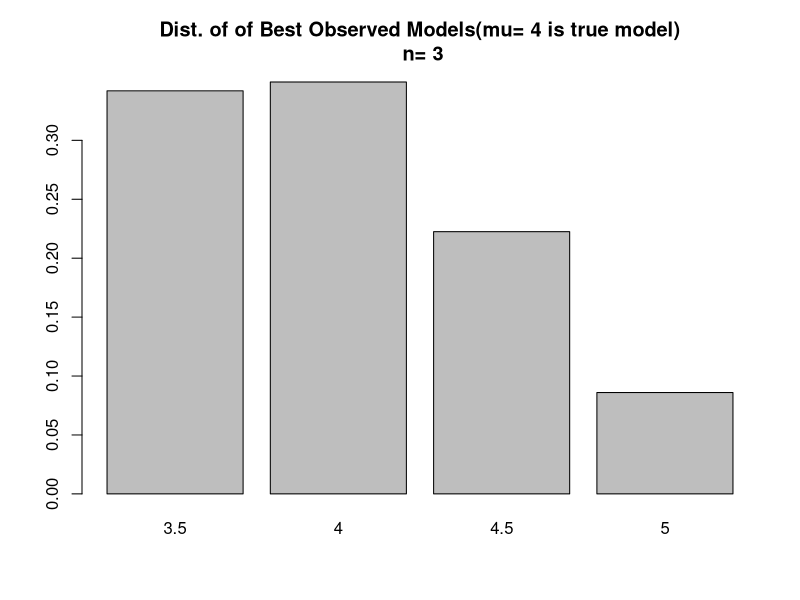
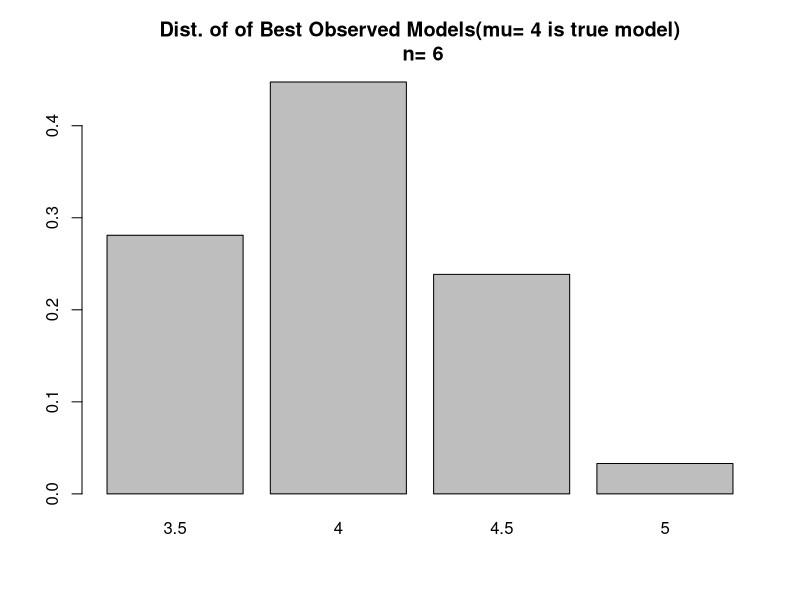
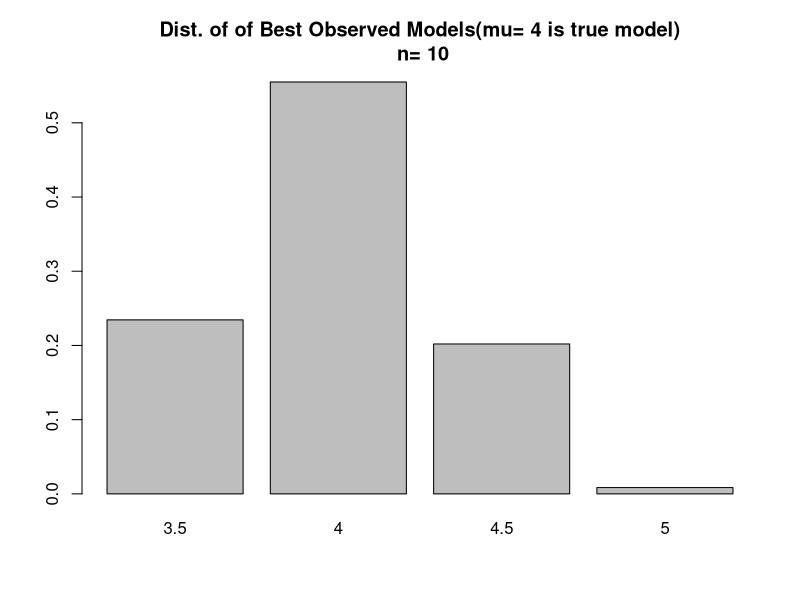
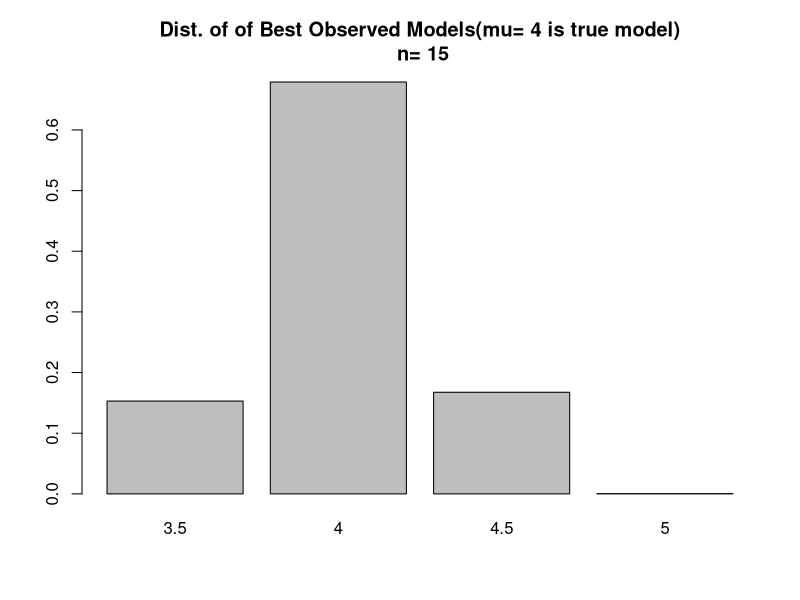
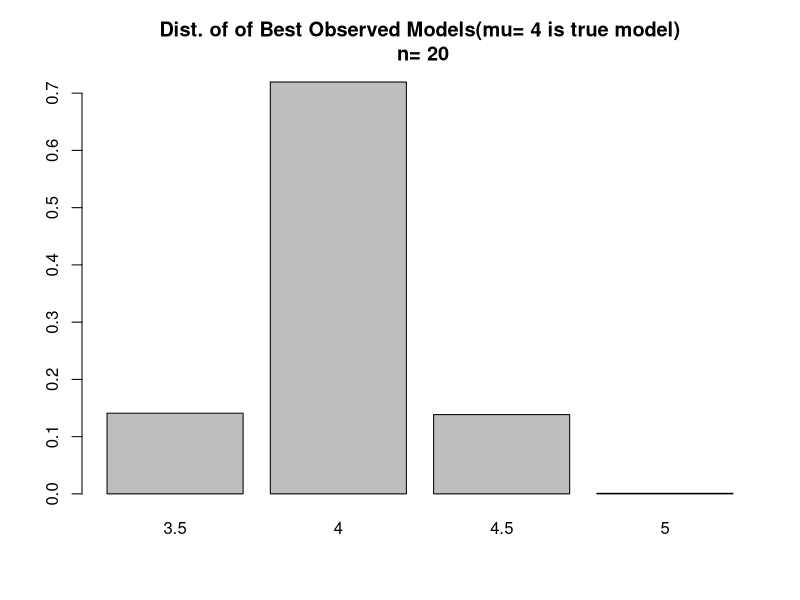
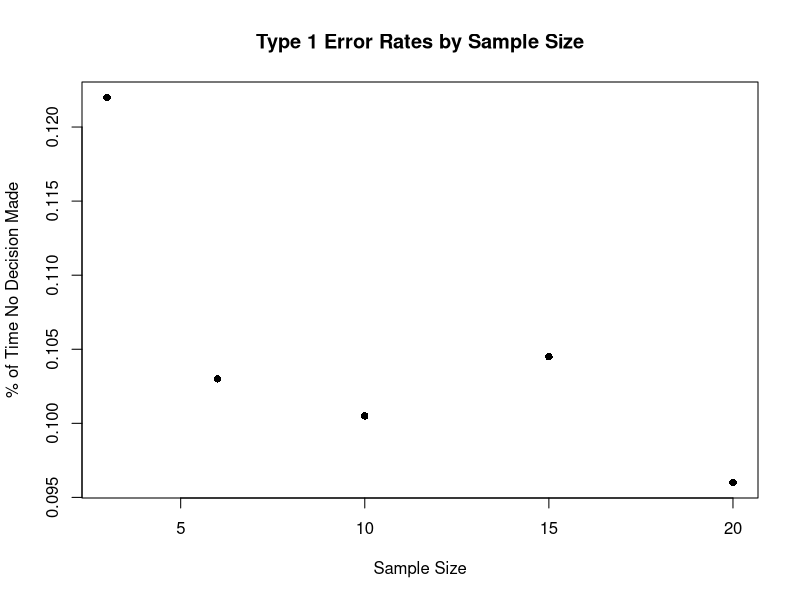
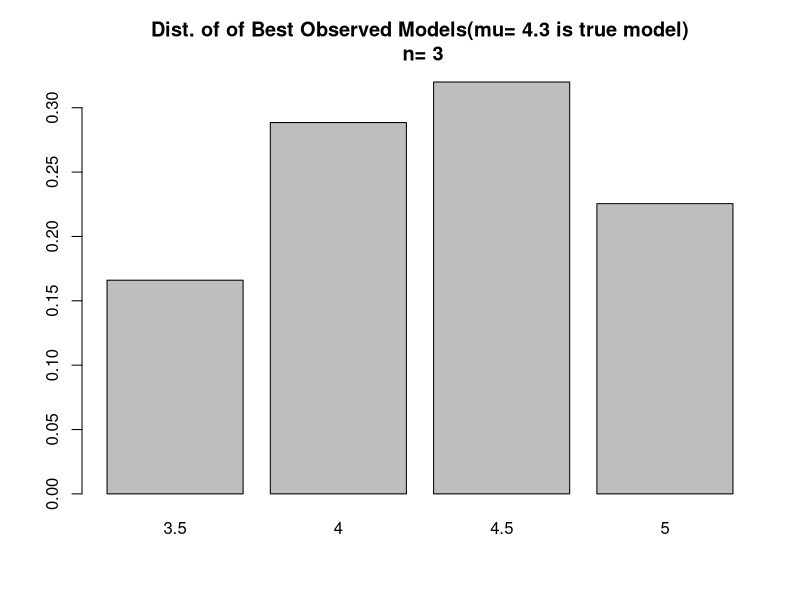
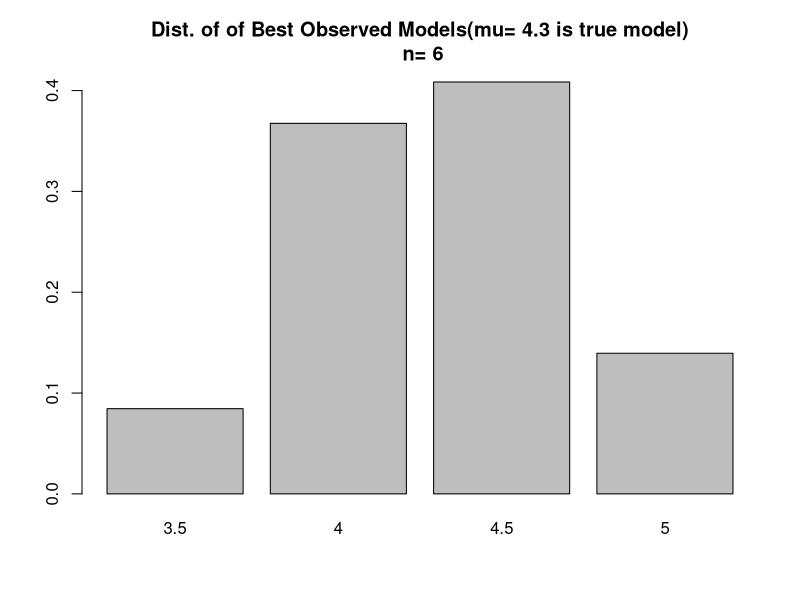

Write the R code that produced these figures, in order.
#####################################################################
#                       Description
#####################################################################

# This script assesses asymptotic error probabilities for ECIC
# for a model set of three normal distributions with means
# 2.5, 4, and 5 (with known variance=1)
# We simulate 2 scenarios:
# Scenario #1: The true mean is 4 
# Scenario #2: The true mean is 4.3
# The purpose of this simulation study is to hopefully demonstrate that
# both the type 1 error rate (false positive rate) remains less than 
# or equal to a pre-specified value for all selected sample sizes and
# asymptotically approaches zero for both scenario #1 (true model 
# exists in the model set) and scenario #2 (true model does not 
# exist in the model set)
# Note that we will use a simplified version of ECIC since we will
# take the parameters for each model to be fixed and
# thus do not need to undergo MLE estimation and correction as in the
# original algorithm

#####################################################################
#                       Functions
#####################################################################

# compute the log likelihood for a normal distribution with fixed sigma
# LL=-n/2*log(2\pi)-n/2*log(\sigma^2)-1/(2\sigma^2)\sum(x_j-\mu)^2
LLNorm <- function(dat,mu)
{
  # since sigma is fixed, we only need the third term in the LL
  sumOfSq <- sum((dat-mu)^2)
  LL <- -1*sumOfSq
  return(LL)
}

# a general function for computing the DGOF
DGOFGenComp <- function(ICScores)
{
  DGOF <- min(ICScores)-min(ICScores[-which.min(ICScores)])
  return(DGOF)
}

# compute the difference in goodness of fit statistic for the DGOF simulation
# in step 4c of ECIC
DGOFSimComp <- function(ICScores,MbInd)
{
  DGOF <- ICScores[MbInd] - min(ICScores[-MbInd])
  return(DGOF)
}

#####################################################################
#                      Load Packages/Data Generation
#####################################################################

# store parameters for the model set 
M <- c(3.5,4,4.5,5)
sig=1
# store the cardinality of the model set
MLen <- length(M)
# Create 2 lists of matrices that hold data generated from
# a normal distribution
# the first list will possess data generated from a normal distribution
# with mu=4 and the second with mu=4.3
# Each element of each list will correspond to different sample sizes (see ns below)
# store the true parameter for scenario #1 and scenario #2
trueMu1 <- 4
trueMu2 <- 4.3
# set different sample sizes
ns <- c(3,6,10,15,20) # 15,20
# store the cardinality of the sample sizes
nsLen <- length(ns)
# set the number of draws for each sample size
noDraws <- 2000
datList1 <- list()
datList2 <- list()
set.seed(222)
for(i in 1:nsLen)
{
  tempN <- ns[i]
  # simulate for model set 1
  # draw from a normal dist with current n & p
  tempDraws <- rnorm(n=tempN*noDraws,mean=trueMu1,sd=sig)
  # convert vector of draws into a matrix of multiple draws
  tempDraws <- matrix(data=tempDraws,nrow=tempN,ncol=noDraws)
  # store matrix as the draws that are each of sample size tempN
  datList1[[i]] <- tempDraws
  colnames(datList1[[i]]) <- paste("Draw",1:noDraws,sep="")
  # simulate for model set 2
  # draw from a normal dist with current n & p
  tempDraws <- rnorm(n=tempN*noDraws,mean=trueMu2,sd=sig)
  # convert vector of draws into a matrix of multiple draws
  tempDraws <- matrix(data=tempDraws,nrow=tempN,ncol=noDraws)
  # store matrix as the draws that are each of sample size tempN 
  datList2[[i]] <- tempDraws
  colnames(datList2[[i]]) <- paste("Draw",1:noDraws,sep="")
}
# set names for datLists
names(datList1) <- paste("True mu=",trueMu1,",n=",ns,sep="")
names(datList2) <- paste("True mu=",trueMu2,",n=",ns,sep="")

#####################################################################
#                      Run Study for Scenario 1
#####################################################################

# ECIC step #1
# compute the IC under each model in the model set for each sample size
ICComps <- list()
for(i in 1:nsLen)
{
  # MLenXnoDraws matrix holding the IC value for the 3 models for each draw
  tempMat <- matrix(NA,nrow=MLen,ncol=noDraws)
  for(j in 1:MLen)
  {
    tempICs <- -1*apply(X=datList1[[i]],MARGIN=2,FUN=function(x) LLNorm(x,mu=M[j]))
    tempMat[j,] <- tempICs
  }
  ICComps[[i]] <- tempMat
  # columns are draws and rows are the IC evaluated under different parameter values
  rownames(ICComps[[i]]) <- paste("IC Under mu=",M,sep="")
  colnames(ICComps[[i]]) <- paste("Draw",1:noDraws,sep="")
}
names(ICComps) <- paste("True mu=",trueMu1,",Draws of n=",ns,sep="")

# ECIC step #2
# apply which.min(x) across each column of each matrix in the ICComps list 
# to determine the observed best models
# note 1 corresponds to mu=0.5, 2 to mu=0.65, and 3 to 0.75
# list of length nsLen of 3XnoDraws vectors in each element that holds the lowest 
# IC score for each draw of each sample size
MbList <- list()
for(i in 1:nsLen)
{
  MbList[[i]] <- apply(X=ICComps[[i]],MARGIN=2,FUN=function(x) M[which.min(x)])
}
names(MbList) <- paste("Draws of n=",ns,",Mbs",sep="")

# make barplots for the percentage of the time each model was chosen as best for each sample size
for(i in 1:nsLen)
{
  # get the frequencies of models selected as best
  tempTable <- table(MbList[[i]])
  barplot(tempTable/noDraws,main=paste("Dist. of of Best Observed Models(mu=",trueMu1,"is true model)\n n=",ns[i]))
}

# list to store the observed best DGOF for each draw of each sample size
obsDGOFs <- list() 
# ECIC step #3
# compute the observed DGOFs
for(i in 1:nsLen)
{
  # compute the observed DGOFs for each draw of each sample size
  obsDGOFs[[i]] <- apply(X=ICComps[[i]],MARGIN=2,FUN=function(x) DGOFGenComp(x))
}
names(obsDGOFs) <- paste("Draws of n=",ns,",Observed DGOFs",sep="")

# sample size for estimating the probability of choosing the observed best model under the assumption an
# alternative model is true
N1 <- 2000
# sample size for simulating the DGOF distribution under the assumption that an alternative model is true
N2 <- 4000
# pre-specified type-1 error rate
alpha <- 0.05

# compute data from simulated models in ECIC step #4 in 
# advance to ease computational burden
# simDat1List holds the datasets to estimate \hat{\pi_i}=P_i(g(F)=M_b)
# simDat2List holds the datasets to estimate the DGOF distributions \Delta f_i
simDat1List <- list()
simDat2List <- list()
# initialize the above lists' elements as lists
for(i in 1:nsLen)
{
  simDat1List[[i]] <- list()
  simDat2List[[i]] <- list()
}

set.seed(19)
# simulate data for each sample size and probability in the model set
for(i in 1:nsLen) # i indexes sample sizes,
{
  tempN <- ns[i]
  for(j in 1:MLen) #  j indexes the assumed true probability
  {
    simDat1List[[i]][[j]] <- rnorm(n=tempN*N1,mean=M[j],sd=sig)
    simDat1List[[i]][[j]] <- matrix(data=simDat1List[[i]][[j]],nrow=tempN,ncol=N1)
    colnames(simDat1List[[i]][[j]]) <- paste("Draw",1:N1,sep="")
    simDat2List[[i]][[j]] <- rnorm(n=tempN*N2,mean=M[j],sd=sig)
    simDat2List[[i]][[j]] <- matrix(data=simDat2List[[i]][[j]],nrow=tempN,ncol=N2)
    colnames(simDat2List[[i]][[j]]) <- paste("Draw",1:N2,sep="")
  }
  names(simDat1List[[i]]) <- paste("True mu=",M,sep="")
  names(simDat2List[[i]]) <- paste("True mu=",M,sep="")
}
names(simDat1List) <- paste("Draws of n=",ns)
names(simDat2List) <- paste("Draws of n=",ns)

# each element in these lists will hold matrices of the -LL's under the 
# probabilities in the model sets for all draws of each sample size and 
# generating probability
ICsSimDat1 <- list()
ICsSimDat2 <- list()
# initialize the above lists' elements as lists 
for(i in 1:nsLen)
{
  ICsSimDat1[[i]] <- list()
  ICsSimDat2[[i]] <- list()
}

for(i in 1:nsLen) # i indexes sample sizes
{
  tempN <- ns[i]
  for(j in 1:MLen) # j indexes the assumed true probability 
  {
    # MLenXN1 matrix to store -LL's 
    tempMat1 <- matrix(NA,nrow=MLen,ncol=N1)
    colnames(tempMat1) <- paste("Draw",1:N1,sep="")
    # MLenXN2 matrix to store -LL's 
    tempMat2 <- matrix(NA,nrow=MLen,ncol=N2)
    colnames(tempMat2) <- paste("Draw",1:N2,sep="")
    tempDraws1 <- simDat1List[[i]][[j]] 
    tempDraws2 <- simDat2List[[i]][[j]] 
    for(k in 1:MLen) # compute -LL's under different parameters in the model set
    {
      tempICs1 <- -1*apply(X=tempDraws1,MARGIN=2,FUN=function(x) LLNorm(x,mu=M[k]))
      tempICs2 <- -1*apply(X=tempDraws2,MARGIN=2,FUN=function(x) LLNorm(x,mu=M[k]))
      tempMat1[k,] <- tempICs1
      tempMat2[k,] <- tempICs2
    }
    ICsSimDat1[[i]][[j]] <- tempMat1
    ICsSimDat2[[i]][[j]] <- tempMat2
    rownames(ICsSimDat1[[i]][[j]]) <- paste("-LL Under mu=",M,sep="")
    rownames(ICsSimDat2[[i]][[j]]) <- paste("-LL Under mu=",M,sep="")
  }
  names(ICsSimDat1[[i]]) <- paste("True mu=",M,sep="")
  names(ICsSimDat2[[i]]) <- paste("True mu=",M,sep="")
}
names(ICsSimDat1) <- paste("Draws of n=",ns,sep="")
names(ICsSimDat2) <- paste("Draws of n=",ns,sep="")

# determine the model with the minimum IC for each set of draws
minICList <- list()
for(i in 1:nsLen)
{
  minICList[[i]] <- list()
}

for(i in 1:nsLen) # i indexes sample size
{
  for(j in 1:MLen) # j indexes assumed true parameter
  {
    minICList[[i]][[j]] <- apply(ICsSimDat1[[i]][[j]],MARGIN=2,FUN=function(x) M[which.min(x)])
  }
  names(minICList[[i]]) <- paste("True mu=",M,sep="")
}
names(minICList) <- paste("Draws of n=",ns,sep="")

# create a list of matrices that hold P_i(g(F)=M_b)
piHatList <- list()
for(i in 1:nsLen) # indexes the sample size
{
  tempMat <- matrix(data=NA,nrow=MLen,ncol=MLen)
  rownames(tempMat) <- paste("true mu=",M,sep="")
  colnames(tempMat) <- paste("% of time mu=",M," observed best ",sep="")
  for(j in 1:MLen) # indexes the true generating probability
  {
    for(k in 1:MLen) # indexes the times that the kth prob is selected as best
    {
      tempMat[j,k] <- sum(minICList[[i]][[j]]==M[k])/N1
    }
  }
  piHatList[[i]] <- tempMat
}
names(piHatList) <- paste("Draws of n=",ns,sep="")

# list to store the quantiles from alpha/P(Mb=M)
tauHatList <- list()
for(i in 1:nsLen)
{
  tauHatList[[i]] <- list()
}

for(i in 1:nsLen)
{
  tempMat <- piHatList[[i]]
  tempMat <- alpha/tempMat
  # if alpha/pi_hat >1, adjusted the value down to 1
  tempMat[tempMat>1] <- 1
  colnames(tempMat) <- paste("tauth percentile using (mu=",M," observed best) ",sep="")
  tauHatList[[i]] <- tempMat
}
names(tauHatList) <- paste("Draws of n=",ns,sep="")

# compute the DGOF distributions as in step 4c) of ECIC
DGOFList <- list()
for(i in 1:nsLen)
{
  DGOFList[[i]] <- list()
}

for(i in 1:nsLen) # index the sample size
{
  for(j in 1:MLen) # index the true generating mean
  {
    tempDat <- ICsSimDat2[[i]][[j]]
    # matrix to store the DGOF distributions under the assumption that model k is
    # the observed best index
    tempMat <- matrix(NA,nrow=MLen,ncol=N2)
    colnames(tempMat) <- paste("Draw",1:N2,sep="")
    for(k in 1:MLen) #index the model assumed to be best (fix Mbs)
    {
      tempDGOFs <- apply(tempDat,MARGIN=2,FUN=function(x) DGOFSimComp(x,MbInd=k))
      tempMat[k,] <- tempDGOFs # store row as DGOF distribution
    }
    DGOFList[[i]][[j]] <- tempMat
    rownames(DGOFList[[i]][[j]]) <- paste("DGOFs,M_b=",M,sep="")
  }
  names(DGOFList[[i]]) <- paste("True mu=",M,sep="")
}
names(DGOFList) <- paste("Draws of n=",ns,sep="")

# ECIC steps #4 and #5
# go through each of the alternative models, assume they are true, and compute quantiles
# i indexes sample size, j indexes models in the alternative set, and k indexes models in the full set
# list to store accept or reject decisions by sample size
aorRList <- list()
# list to store the decision thresholds
thresholds <- list()

for(i in 1:nsLen) # index sample size
{
  tempAorRVec <- rep(NA,noDraws)
  tempMatrix <- matrix(NA,nrow=noDraws,ncol=MLen-1) 
  for(j in 1:noDraws) #go through each draw for each sample size and perform ECIC
  {
    # identify the observed best model
    tempMbInd <- which(M==MbList[[i]][j])
    # identify the observed DGOF
    tempObsDGOF <- obsDGOFs[[i]][j]
    # identify the alternative models
    altModels <- M[-tempMbInd]
    tempDGOFQuantiles <- rep(NA,MLen-1)
    for(k in 1:(MLen-1)) # assume k is index for the true model
    {
      # now just retrieve the quantile and DGOF distribution
      # to compare it to the observed DGOF
      curAltModel <- altModels[k]
      curAltModelInd <- which(M==curAltModel)
      tempTau <- tauHatList[[i]][curAltModelInd,tempMbInd]
      tempDGOFs <- DGOFList[[i]][[curAltModelInd]][tempMbInd,]
      if(length(tempDGOFs[tempDGOFs<0])>0)
        tempDGOFQuantiles[k] <- quantile(tempDGOFs[tempDGOFs<0],probs=tempTau)
      else
        tempDGOFQuantiles[k] <- max(tempDGOFs)
    }
    tempMatrix[j,] <- tempDGOFQuantiles
    # take the alternative model quantile estimates
    tempFinQuantile <- min(tempDGOFQuantiles)
    # store 1 if observed model is chosen as best and 0 otherwise
    tempAorRVec[j] <- ifelse(test=tempObsDGOF<=tempFinQuantile,yes=1,no=0)
  }
  thresholds[[i]] <- tempMatrix
  aorRList[[i]] <- tempAorRVec
  print(i)
}

# assess observed best model with ECIC choice
assessList <- list()
for(i in 1:nsLen)
{
  assessList[[i]] <- rbind(MbList[[i]],aorRList[[i]])
}

# take a look at type 1 error rate
# subset assess list by only when a decision was made i.e. second row = 1
decAssessList <- lapply(X=assessList,FUN=function(x) x[,x[2,]==1])
# compute type 1 error rate
t1ErrorRates <- sapply(X=decAssessList,FUN=function(x) sum(x[1,]!=trueMu1)/noDraws)
plot(x=ns,y=t1ErrorRates,main="Type 1 Error Rates by Sample Size",
     xlab="Sample Size",ylab="% of Time No Decision Made",pch=16)

#####################################################################
#                      Run Study for Scenario 2
#####################################################################

# ECIC step #1
# compute the IC under each model in the model set for each sample size
ICComps <- list()
for(i in 1:nsLen)
{
  # MLenXnoDraws matrix holding the IC value for the 3 models for each draw
  tempMat <- matrix(NA,nrow=MLen,ncol=noDraws)
  for(j in 1:MLen)
  {
    tempICs <- -1*apply(X=datList2[[i]],MARGIN=2,FUN=function(x) LLNorm(x,mu=M[j]))
    tempMat[j,] <- tempICs
  }
  ICComps[[i]] <- tempMat
  # columns are draws and rows are the IC evaluated under different parameter values
  rownames(ICComps[[i]]) <- paste("IC Under mu=",M,sep="")
  colnames(ICComps[[i]]) <- paste("Draw",1:noDraws,sep="")
}
names(ICComps) <- paste("True mu=",trueMu2,",Draws of n=",ns,sep="")

# ECIC step #2
# apply which.min(x) across each column of each matrix in the ICComps list 
# to determine the observed best models
# note 1 corresponds to mu=0.5, 2 to mu=0.65, and 3 to 0.75
# list of length nsLen of 3XnoDraws vectors in each element that holds the lowest 
# IC score for each draw of each sample size
MbList <- list()
for(i in 1:nsLen)
{
  MbList[[i]] <- apply(X=ICComps[[i]],MARGIN=2,FUN=function(x) M[which.min(x)])
}
names(MbList) <- paste("Draws of n=",ns,",Mbs",sep="")

# make barplots for the percentage of the time each model was chosen as best for each sample size
for(i in 1:nsLen)
{
  # get the frequencies of models selected as best
  tempTable <- table(MbList[[i]])
  barplot(tempTable/noDraws,main=paste("Dist. of of Best Observed Models(mu=",trueMu2,"is true model)\n n=",ns[i]))
}

# list to store the observed best DGOF for each draw of each sample size
obsDGOFs <- list() 
# ECIC step #3
# compute the observed DGOFs
for(i in 1:nsLen)
{
  # compute the observed DGOFs for each draw of each sample size
  obsDGOFs[[i]] <- apply(X=ICComps[[i]],MARGIN=2,FUN=function(x) DGOFGenComp(x))
}
names(obsDGOFs) <- paste("Draws of n=",ns,",Observed DGOFs",sep="")

# sample size for estimating the probability of choosing the observed best model under the assumption an
# alternative model is true
N1 <- 2000
# sample size for simulating the DGOF distribution under the assumption that an alternative model is true
N2 <- 4000
# pre-specified type-1 error rate
alpha <- 0.05

# compute data from simulated models in ECIC step #4 in 
# advance to ease computational burden
# simDat1List holds the datasets to estimate \hat{\pi_i}=P_i(g(F)=M_b)
# simDat2List holds the datasets to estimate the DGOF distributions \Delta f_i
simDat1List <- list()
simDat2List <- list()
# initialize the above lists' elements as lists
for(i in 1:nsLen)
{
  simDat1List[[i]] <- list()
  simDat2List[[i]] <- list()
}

set.seed(19)
# simulate data for each sample size and probability in the model set
for(i in 1:nsLen) # i indexes sample sizes,
{
  tempN <- ns[i]
  for(j in 1:MLen) #  j indexes the assumed true probability
  {
    simDat1List[[i]][[j]] <- rnorm(n=tempN*N1,mean=M[j],sd=sig)
    simDat1List[[i]][[j]] <- matrix(data=simDat1List[[i]][[j]],nrow=tempN,ncol=N1)
    colnames(simDat1List[[i]][[j]]) <- paste("Draw",1:N1,sep="")
    simDat2List[[i]][[j]] <- rnorm(n=tempN*N2,mean=M[j],sd=sig)
    simDat2List[[i]][[j]] <- matrix(data=simDat2List[[i]][[j]],nrow=tempN,ncol=N2)
    colnames(simDat2List[[i]][[j]]) <- paste("Draw",1:N2,sep="")
  }
  names(simDat1List[[i]]) <- paste("True mu=",M,sep="")
  names(simDat2List[[i]]) <- paste("True mu=",M,sep="")
}
names(simDat1List) <- paste("Draws of n=",ns)
names(simDat2List) <- paste("Draws of n=",ns)

# each element in these lists will hold matrices of the -LL's under the 
# probabilities in the model sets for all draws of each sample size and 
# generating probability
ICsSimDat1 <- list()
ICsSimDat2 <- list()
# initialize the above lists' elements as lists 
for(i in 1:nsLen)
{
  ICsSimDat1[[i]] <- list()
  ICsSimDat2[[i]] <- list()
}

for(i in 1:nsLen) # i indexes sample sizes
{
  tempN <- ns[i]
  for(j in 1:MLen) # j indexes the assumed true probability 
  {
    # MLenXN1 matrix to store -LL's 
    tempMat1 <- matrix(NA,nrow=MLen,ncol=N1)
    colnames(tempMat1) <- paste("Draw",1:N1,sep="")
    # MLenXN2 matrix to store -LL's 
    tempMat2 <- matrix(NA,nrow=MLen,ncol=N2)
    colnames(tempMat2) <- paste("Draw",1:N2,sep="")
    tempDraws1 <- simDat1List[[i]][[j]] 
    tempDraws2 <- simDat2List[[i]][[j]] 
    for(k in 1:MLen) # compute -LL's under different parameters in the model set
    {
      tempICs1 <- -1*apply(X=tempDraws1,MARGIN=2,FUN=function(x) LLNorm(x,mu=M[k]))
      tempICs2 <- -1*apply(X=tempDraws2,MARGIN=2,FUN=function(x) LLNorm(x,mu=M[k]))
      tempMat1[k,] <- tempICs1
      tempMat2[k,] <- tempICs2
    }
    ICsSimDat1[[i]][[j]] <- tempMat1
    ICsSimDat2[[i]][[j]] <- tempMat2
    rownames(ICsSimDat1[[i]][[j]]) <- paste("-LL Under mu=",M,sep="")
    rownames(ICsSimDat2[[i]][[j]]) <- paste("-LL Under mu=",M,sep="")
  }
  names(ICsSimDat1[[i]]) <- paste("True mu=",M,sep="")
  names(ICsSimDat2[[i]]) <- paste("True mu=",M,sep="")
}
names(ICsSimDat1) <- paste("Draws of n=",ns,sep="")
names(ICsSimDat2) <- paste("Draws of n=",ns,sep="")

# determine the model with the minimum IC for each set of draws
minICList <- list()
for(i in 1:nsLen)
{
  minICList[[i]] <- list()
}

for(i in 1:nsLen) # i indexes sample size
{
  for(j in 1:MLen) # j indexes assumed true parameter
  {
    minICList[[i]][[j]] <- apply(ICsSimDat1[[i]][[j]],MARGIN=2,FUN=function(x) M[which.min(x)])
  }
  names(minICList[[i]]) <- paste("True mu=",M,sep="")
}
names(minICList) <- paste("Draws of n=",ns,sep="")

# create a list of matrices that hold P_i(g(F)=M_b)
piHatList <- list()
for(i in 1:nsLen) # indexes the sample size
{
  tempMat <- matrix(data=NA,nrow=MLen,ncol=MLen)
  rownames(tempMat) <- paste("true mu=",M,sep="")
  colnames(tempMat) <- paste("% of time mu=",M," observed best ",sep="")
  for(j in 1:MLen) # indexes the true generating probability
  {
    for(k in 1:MLen) # indexes the times that the kth prob is selected as best
    {
      tempMat[j,k] <- sum(minICList[[i]][[j]]==k)/N1
    }
  }
  piHatList[[i]] <- tempMat
}
names(piHatList) <- paste("Draws of n=",ns,sep="")

# list to store the quantiles from alpha/P(Mb=M)
tauHatList <- list()
for(i in 1:nsLen)
{
  tauHatList[[i]] <- list()
}

for(i in 1:nsLen)
{
  tempMat <- piHatList[[i]]
  tempMat <- alpha/tempMat
  # if alpha/pi_hat >1, adjusted the value down to 1
  tempMat[tempMat>1] <- 1
  colnames(tempMat) <- paste("tauth percentile using (mu=",M," observed best) ",sep="")
  tauHatList[[i]] <- tempMat
}
names(tauHatList) <- paste("Draws of n=",ns,sep="")

# compute the DGOF distributions as in step 4c) of ECIC
DGOFList <- list()
for(i in 1:nsLen)
{
  DGOFList[[i]] <- list()
}

for(i in 1:nsLen) # index the sample size
{
  for(j in 1:MLen) # index the true generating probability 
  {
    tempDat <- ICsSimDat2[[i]][[j]]
    # matrix to store the DGOF distributions under the assumption that model k is
    # the observed best index
    tempMat <- matrix(NA,nrow=MLen,ncol=N2)
    colnames(tempMat) <- paste("Draw",1:N2,sep="")
    for(k in 1:MLen) #index the model assumed to be best
    {
      tempDGOFs <- apply(tempDat,MARGIN=2,FUN=function(x) DGOFSimComp(x,MbInd=k))
      tempMat[k,] <- tempDGOFs # store row as DGOF distribution
    }
    DGOFList[[i]][[j]] <- tempMat
    rownames(DGOFList[[i]][[j]]) <- paste("DGOFs,M_b=",M,sep="")
  }
  names(DGOFList[[i]]) <- paste("True mu=",M,sep="")
}
names(DGOFList) <- paste("Draws of n=",ns,sep="")

# ECIC steps #4 and #5
# go through each of the alternative models, assume they are true, and compute quantiles
# i indexes sample size, j indexes models in the alternative set, and k indexes models in the full set
# list to store accept or reject decisions by sample size
aorRList <- list()
# list to store the decision thresholds
thresholds <- list()

for(i in 1:nsLen) # index sample size
{
  tempAorRVec <- rep(NA,noDraws)
  tempMatrix <- matrix(NA,nrow=noDraws,ncol=MLen-1) 
  for(j in 1:noDraws) #go through each draw for each sample size and perform ECIC
  {
    # identify the observed best model
    tempMbInd <- which(M==MbList[[i]][j])
    # identify the observed DGOF
    tempObsDGOF <- obsDGOFs[[i]][j]
    # identify the alternative models
    altModels <- M[-tempMbInd]
    tempDGOFQuantiles <- rep(NA,MLen-1)
    for(k in 1:(MLen-1)) # assume k is index for the true model
    {
      # now just retrieve the quantile and DGOF distribution
      # to compare it to the observed DGOF
      curAltModel <- altModels[k]
      curAltModelInd <- which(M==curAltModel)
      tempTau <- tauHatList[[i]][curAltModelInd,tempMbInd]
      tempDGOFs <- DGOFList[[i]][[curAltModelInd]][tempMbInd,]
      tempDGOFQuantiles[k] <- quantile(tempDGOFs,probs=tempTau)
    }
    tempMatrix[j,] <- tempDGOFQuantiles
    # take the alternative model quantile estimates
    tempFinQuantile <- min(tempDGOFQuantiles)
    # store 1 if observed model is chosen as best and 0 otherwise
    tempAorRVec[j] <- ifelse(test=tempObsDGOF<tempFinQuantile,yes=1,no=0)
  }
  thresholds[[i]] <- tempMatrix
  aorRList[[i]] <- tempAorRVec
  print(i)
}

# assess observed best model with ECIC choice
assessList <- list()
for(i in 1:nsLen)
{
  assessList[[i]] <- rbind(MbList[[i]],aorRList[[i]])
}

# take a look at type 1 error rate
# subset assess list by only when a decision was made i.e. second row = 1
decAssessList <- lapply(assessList,FUN=function(x) x[,x[2,]==1])
# compute type 1 error rate
t1ErrorRates <- sapply(decAssessList,FUN=function(x) sum(x[1,]!=trueMu1)/noDraws)
plot(x=ns,y=t1ErrorRates,main="Type 1 Error Rates by Sample Size",
     xlab="Sample Size",ylab="% of Time No Decision Made",pch=16)
